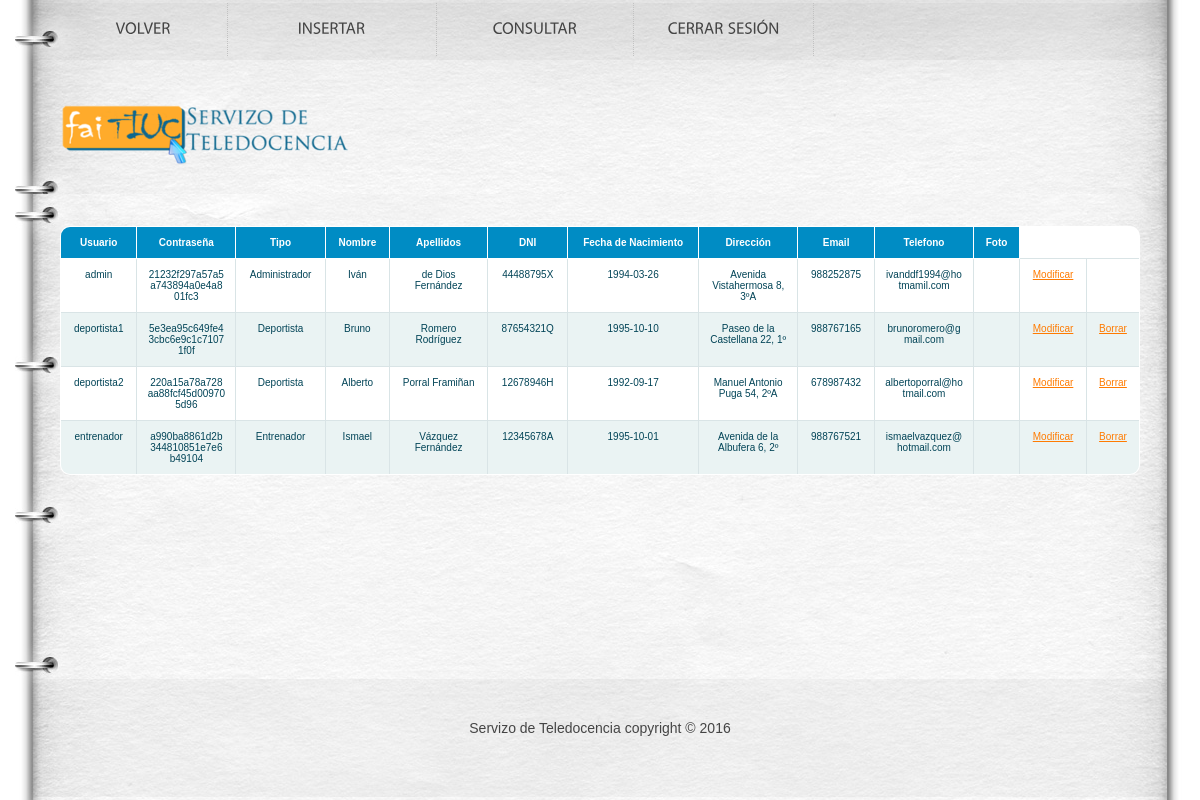
Screenshot of /abp/Controllers/USUARIO_Controller.php (signed in) with the database file from the repository.
### tables this page shows
CREATE TABLE `usuario` (
  `userName` varchar(20) NOT NULL,
  `password` varchar(128) NOT NULL,
  `tipoUsuario` int(10) NOT NULL,
  `nombre` varchar(20) NOT NULL,
  `apellidos` varchar(70) NOT NULL,
  `dni` varchar(9) NOT NULL,
  `fechaNac` date NOT NULL,
  `direccion` varchar(80) DEFAULT NULL,
  `telefono` int(15) DEFAULT NULL,
  `email` varchar(30) DEFAULT NULL,
  `foto` varchar(500) DEFAULT NULL
);

CREATE TABLE `rol` (
  `idRol` int(10) NOT NULL,
  `nombreRol` varchar(45) NOT NULL
);

### abp/Models/USUARIO_Model.php (called while the page is built, shortened)
<?php
include '../Functions/LibraryFunctions.php';
class USUARIO_Modelo {
    var $tipoUsuario;
    var $mysqli;
    function __construct($userName, $password, $tipoUsuario, $nombre, $apellidos, $dni, $fechaNac, $direccion, $telefono, $email, $foto, $cuentaBanc, $tipoDeportista, $metodoPago) {
        $this->tipoUsuario = $tipoUsuario;
    }
    function ConectarBD() {
        $this->mysqli = new mysqli("localhost", "root", "", "gymgest");
    }
    function ConsultarTodo() {
        if ($this->tipoUsuario == 2) {
            $sql = "SELECT * FROM USUARIO, ENTRENADOR WHERE tipoUsuario = '" . $this->tipoUsuario . "' AND USUARIO.userName=ENTRENADOR.userName";
        } else if ($this->tipoUsuario == 3) {
            $sql = "SELECT * FROM USUARIO, DEPORTISTA WHERE tipoUsuario = '" . $this->tipoUsuario . "' AND USUARIO.userName=DEPORTISTA.userName";
        } else {
            $sql = "SELECT * FROM USUARIO";
        }
        if (!($resultado = $this->mysqli->query($sql))) {
            return 'Error en la consulta sobre la base de datos';
        } else {
            $toret = array();
            $i = 0;
            while ($fila = $resultado->fetch_array()) {
                $toret[$i] = $fila;
                $i++;
            }
            return $toret;
        }
    }
}
?>

### abp/Functions/LibraryFunctions.php (called while the page is built, shortened)
<?php
function ConsultarNOMRol($idRol) {
    $mysqli = new mysqli("localhost", "root", "", "gymgest");
    $sql = "SELECT nombreRol FROM ROL WHERE idRol='" . $idRol . "'";
    $result = $mysqli->query($sql)->fetch_array();
    return $result['nombreRol'];
}
                    ?><li><span><a style="font-size:20px;" href='../Controllers/FUNCIONALIDAD_Controller.php'><?php echo $strings['Gestión de Funcionalidades'] ?></a></span></li> <?php

### abp/Views/USUARIO_SHOWALL_Vista.php (the view, shortened to what this page needs)
<?php
class USUARIO_Show {
    private $datos;
    private $volver;
    private $id;
    function __construct($array, $id, $volver) {
        $this->datos = $array;
        $this->volver = $volver;
        $this->id = $id;
        $this->render();
    }
    function render() {
        ?> <head>
            <link rel="stylesheet" href="../css/reset.css" type="text/css" media="all">
            <link rel="stylesheet" href="../css/style.css" type="text/css" media="all">
        </head>
        <body id="page2">
            <div class="wrap">
                <header>
                    <div class="container">
                        <h1><a href="../Views/DEFAULT_Vista.php"></a></h1>
                        <nav>
                            <ul><li><?php echo '<a href=\'' . $this->volver . "' class='m5'>" . $strings['Volver'] . " </a>"; ?></li>
                                <li><a href='./USUARIO_Controller.php?id=<?php echo $this->id ?>&accion=<?php echo $strings['Insertar'] ?>' class="m3"><?php echo $strings['Insertar'] ?></a></li>
                                <li><a href='./USUARIO_Controller.php?accion=<?php echo $strings['Consultar'] ?>'class="m4"><?php echo $strings['Consultar'] ?></a></li>
                                <li><a href="../Functions/Desconectar.php" class="m2"><?php echo $strings['Cerrar Sesión']; ?></a></li>
                            </ul>
                        </nav>
                    </div>
                </header>
                <div class="container">
                    <?php
                    if ($this->id == "2") {
                        $lista = array('userName', 'password', 'nombre', 'apellidos', 'dni', 'fechaNac', 'direccion', 'email', 'telefono', 'foto', 'cuentaBanc');
                    } else if ($this->id == "3") {
                        $lista = array('userName', 'password', 'nombre', 'apellidos', 'dni', 'fechaNac', 'direccion', 'email', 'telefono', 'foto', 'tipoDeportista', 'metodoPago');
                    } else if ($this->id != "2" && $this->id != "3") {
                        $lista = array('userName', 'password', 'tipoUsuario', 'nombre', 'apellidos', 'dni', 'fechaNac', 'direccion', 'email', 'telefono', 'foto');
                    }
                    ?>
                    <br><br>
                    <div id="centrado"><table class="table" id="btable" border = 1>
                            <tr>
                                <?php
                                foreach ($lista as $titulo) {
                                    if ($titulo === 'password') {
                                        ?>
                                        <th colspan='3'>
                                            <?php
                                        } else {
                                            echo "<th>";
                                        }
                                        echo $strings[$titulo];
                                        ?>
                                    </th>
                                    <?php
                                }
                                ?>
                            </tr>
                            <?php
                            for ($j = 0; $j < count($this->datos); $j++) {
                                echo "<tr>";
                                foreach ($this->datos [$j] as $clave => $valor) {
                                    for ($i = 0; $i < count($lista); $i++) {
                                        if ($clave === $lista[$i]) {
                                            if ($clave === 'password') {
                                                ?>
                                                <td colspan='3'>
                                                    <?php
                                                } else {
                                                    echo "<td>";
                                                }
                                                if (($clave === 'foto')) {
                                                    if (is_file($valor)) {
                                                        echo "<a target='_blank' href='" . $valor . "'>" . $strings['Ver'] . "</a>";
                                                    }
                                                } else
                                                if ($clave === 'tipoUsuario') {
                                                    if (isset($strings[ConsultarNOMRol($valor)])) {
                                                        echo $strings[ConsultarNOMRol($valor)];
                                                    } else {
                                                        echo ConsultarNOMRol($valor);
                                                    }
                                                } else {
                                                    echo $valor;
                                                }
                                                echo "</td>";
                                            }
                                            ?>
                                            <?php
                                        }
                                    }
                                    ?>
                                <td>
                                    <a href='USUARIO_Controller.php?id=<?php echo $this->id?>&userName=<?php echo $this->datos[$j]['userName'] . '&accion=' . $strings['Modificar']; ?>'><?php echo $strings['Modificar'] ?></a>
                                </td>
                                <td>
                                    <?php if ($this->datos[$j]['userName'] !== $_SESSION['login']) { ?>
                                        <a href='USUARIO_Controller.php?userName=<?php echo $this->datos[$j]['userName'] . '&accion=' . $strings['Borrar']; ?>'><?php echo $strings['Borrar'] ?></a>
                                    <?php } ?>
                                </td>
                                </tr>
                                <?php
                            }
                            ?>
                        </table></div>
                </div>
            </div>
            <footer>
                <div class="container">
                    <div class="inside">
                        <div class="wrapper">
                            <div class="aligncenter"> Servizo de Teledocencia copyright © 2016 </div>
                        </div>
                    </div>
                </div>
            </footer>
        </body>
        <?php
    }
}

### abp/Controllers/USUARIO_Controller.php (shortened to what this page needs)
<?php
include '../Models/USUARIO_Model.php';
Switch ($_REQUEST['accion']) {
    default:
        if ($_REQUEST['id'] == "2") {
            if (!isset($_REQUEST['userName'])) {
                $usuario = new USUARIO_Modelo('', '', '2', '', '', '', '', '', '', '', '', '', '', '');
            } else {
                $usuario = get_data_form();
            }
            $datos = $usuario->ConsultarTodo();
        } else if ($_REQUEST['id'] != "2" && $_REQUEST['id'] != "3") {
            if (!isset($_REQUEST['userName'])) {
                $usuario = new USUARIO_Modelo('', '', '', '', '', '', '', '', '', '', '', '', '', '');
            } else {
                $usuario = get_data_form();
            }
            $datos = $usuario->ConsultarTodo();
        }
        if (!tienePermisos('USUARIO_Show')) {
            new Mensaje('No tienes los permisos necesarios', '../Views/DEFAULT_Vista.php');
        } else {
            $id = $_REQUEST['id'];
            new USUARIO_Show($datos, $id, '../Views/DEFAULT_Vista.php');
        }
}
?>

### abp/css/style.css (style rules this page uses)
article, aside, audio, canvas, command, datalist, details, embed, figcaption, figure, footer, header, hgroup, keygen, meter, nav, output, progress, section, source, video { display:block; }
body { background:#fff; font-family:Arial, Helvetica, sans-serif; font-size:100%; line-height:1em; color:#454545; }
html, body { height:100%; }
.container { margin:0 auto; width:1080px; overflow:hidden; font-size:.875em; padding-bottom:176px; }
header { background:url(../images/header-bg.jpg) no-repeat center top; min-width:940px; }
header .container { height:194px; position:relative; padding:0; }
footer { background:url(../images/footer-bg.png) no-repeat center top; margin-top:-121px; min-width:940px; }
footer .container { height:121px; padding:0; }
.aligncenter { text-align:center; }
.wrapper { width:100%; overflow:hidden; }
.wrap { height:auto !important; height:100%; min-height:100%; background:url(../images/tail-middle.jpg) repeat-y center 220px; min-width:940px; }
#centrado { text-align: center; }
a { color:#ff7b01; outline:none; }
h1 { text-indent:-9999px; }
h1 a { width:473px; height:63px; position:absolute; left:0; top:104px; background:url(../images/logo.png) no-repeat left top; }
header nav { position:absolute; left:0; top:3px; }
header nav ul li { float:left; font-size:16px; line-height:1.2em; text-transform:uppercase; padding-right:1px; background:url(../images/divider.gif) repeat-y right top; }
header nav ul li a { color:#454545; text-decoration:none; display:block; float:left; text-align:center; padding:18px 0 20px 0; background-repeat:no-repeat; background-position:left top; }
header nav ul li a.m2 { width:179px; }
header nav ul li a.m3 { width:208px; }
header nav ul li a.m4 { width:196px; }
header nav ul li a.m5 { width:167px; }
table { white-space: normal; line-height: normal; font-weight: normal; font-size: smaller; font-style: normal; color: black; text-align: center; font-variant: normal; border-color: gray; background-color: white; }
#btable { white-space: normal; line-height: normal; font-weight: normal; font-size: 10px; font-style: normal; color: black; text-align: center; font-variant: normal; border-color: gray; background-color: white; margin-left: 0px; }
#btable { width: 100%; overflow: hidden; background: #FFF; color: #024457; border-radius: 10px; border: 1px solid #008cc4; }
#btable tr { border: 1px solid #D9E4E6; }
#btable tr:nth-child(odd) { background-color: #EAF3F3; }
#btable th { display: none; border: 1px solid #FFF; background-color: #008cc4; color: #FFF; padding: 1em; }
#btable th:first-child { display: table-cell; text-align: center; }
#btable th:nth-child(2) { display: table-cell; }
#btable th:nth-child(2):after { content: attr(data-th); }
@media (min-width: 480px) { #btable th:nth-child(2):after { display: none; } }
#btable td { display: block; word-wrap: break-word; max-width: 7em; }
#btable td:first-child { display: table-cell; text-align: center; border-right: 1px solid #D9E4E6; }
@media (min-width: 480px) { #btable td { border: 1px solid #D9E4E6; } }
#btable th, #btable td { text-align: center; margin: .5em 1em; }
@media (min-width: 480px) { #btable th, #btable td { display: table-cell; padding: 1em; } }
footer .aligncenter { padding-top:39px; line-height:1.429em; }

### rows the page displays
usuario: userName "admin", password "21232f297a57a5a743894a0e4a801fc3", tipoUsuario.nombreRol "Administrador", nombre "Iván", apellidos "de Dios Fernández", dni "44488795X", fechaNac "1994-03-26", direccion "Avenida Vistahermosa 8, 3ºA", telefono "988252875", email "ivanddf1994@hotmamil.com"
usuario: userName "deportista1", password "5e3ea95c649fe43cbc6e9c1c71071f0f", tipoUsuario.nombreRol "Deportista", nombre "Bruno", apellidos "Romero Rodríguez", dni "87654321Q", fechaNac "1995-10-10", direccion "Paseo de la Castellana 22, 1º", telefono "988767165", email "brunoromero@gmail.com"
usuario: userName "deportista2", password "220a15a78a728aa88fcf45d009705d96", tipoUsuario.nombreRol "Deportista", nombre "Alberto", apellidos "Porral Framiñan", dni "12678946H", fechaNac "1992-09-17", direccion "Manuel Antonio Puga 54, 2ºA", telefono "678987432", email "albertoporral@hotmail.com"
usuario: userName "entrenador", password "a990ba8861d2b344810851e7e6b49104", tipoUsuario.nombreRol "Entrenador", nombre "Ismael", apellidos "Vázquez Fernández", dni "12345678A", fechaNac "1995-10-01", direccion "Avenida de la Albufera 6, 2º", telefono "988767521", email "ismaelvazquez@hotmail.com"

### other values shown
$strings[$titulo] "Usuario"
$strings[$titulo] "Contraseña"
$strings[$titulo] "Tipo"
$strings[$titulo] "Nombre"
$strings[$titulo] "Apellidos"
$strings[$titulo] "DNI"
$strings[$titulo] "Fecha de Nacimiento"
$strings[$titulo] "Dirección"
$strings[$titulo] "Email"
$strings[$titulo] "Telefono"
$strings[$titulo] "Foto"
